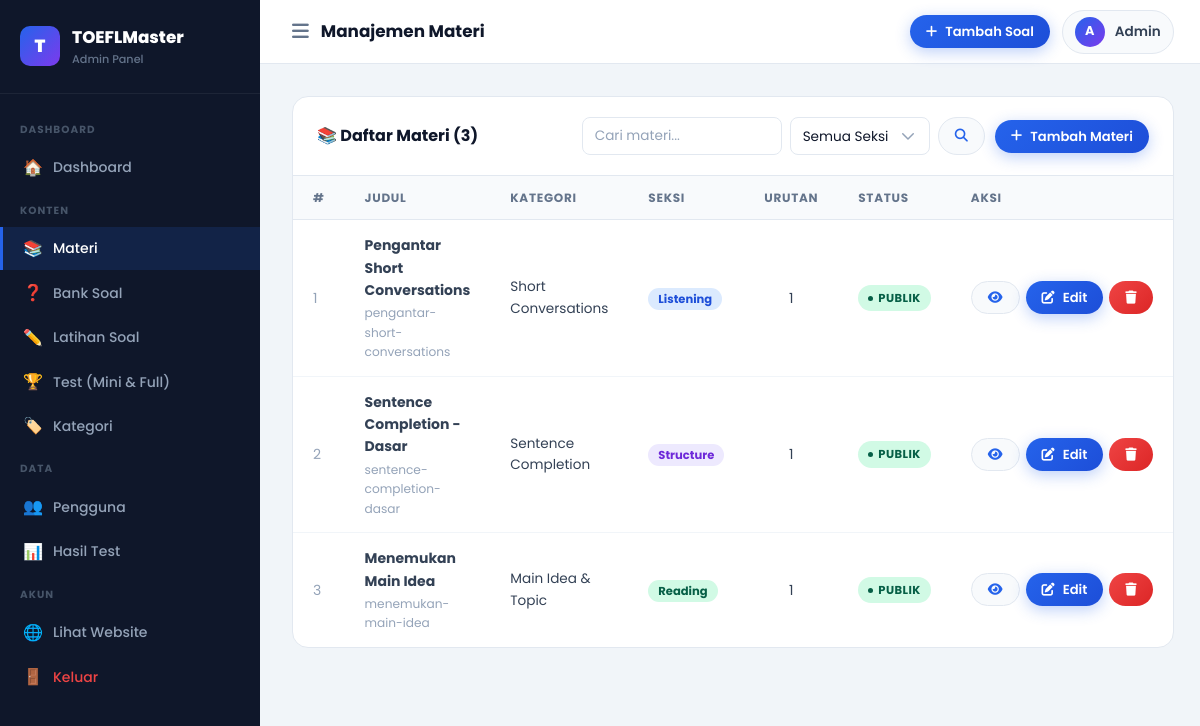
Page /admin/pages/materials.php (signed in) on the committed database.
### tables this page shows
CREATE TABLE `materials` (
  `id` int(11) NOT NULL,
  `category_id` int(11) NOT NULL,
  `title` varchar(255) NOT NULL,
  `slug` varchar(255) NOT NULL,
  `content` longtext NOT NULL,
  `summary` text DEFAULT NULL,
  `audio_file` varchar(255) DEFAULT NULL,
  `thumbnail` varchar(255) DEFAULT NULL,
  `sort_order` int(11) DEFAULT 0,
  `is_published` tinyint(1) DEFAULT 1,
  `created_at` timestamp NOT NULL DEFAULT current_timestamp(),
  `updated_at` timestamp NOT NULL DEFAULT current_timestamp() ON UPDATE current_timestamp()
);

CREATE TABLE `categories` (
  `id` int(11) NOT NULL,
  `name` varchar(100) NOT NULL,
  `slug` varchar(100) NOT NULL,
  `section` enum('listening','structure','reading') NOT NULL,
  `icon` varchar(50) DEFAULT NULL,
  `description` text DEFAULT NULL,
  `sort_order` int(11) DEFAULT 0
);

### includes/config.php (called while the page is built, shortened)
<?php
function sanitize($input) {
    return htmlspecialchars(trim($input), ENT_QUOTES, 'UTF-8');
}
?>

### admin/pages/materials.php (the view, shortened to what this page needs)
<?php
require_once '../../includes/config.php';
$db = getDB();
$action = $_GET['action'] ?? 'list';
$id     = isset($_GET['id']) ? (int)$_GET['id'] : 0;
if ($action==='add') {
    $material = ['id'=>0,'title'=>'','category_id'=>0,'content'=>'','summary'=>'','sort_order'=>0,'is_published'=>1];
    $pageTitle = 'Tambah Materi';
} elseif ($action==='edit' && $id) {
    $stmt = $db->prepare("SELECT * FROM materials WHERE id=?");
    $stmt->execute([$id]);
    $material = $stmt->fetch();
    if (!$material) { flashMessage('danger','Materi tidak ditemukan.'); redirect(SITE_URL.'/admin/pages/materials.php'); }
    $pageTitle = 'Edit Materi';
} else {
    $search = trim($_GET['q'] ?? '');
    $where  = []; $params = [];
    $whereSQL = $where ? 'WHERE '.implode(' AND ',$where) : '';
    $stmt = $db->prepare("SELECT m.*,c.name as cat_name,c.section FROM materials m JOIN categories c ON m.category_id=c.id $whereSQL ORDER BY c.sort_order,m.sort_order");
    $stmt->execute($params);
    $materials = $stmt->fetchAll();
}
include '../includes/header.php';
?>
<?php if ($action==='list'): ?>
<div class="admin-table-card">
  <div class="admin-table-header">
    <div class="admin-table-title">📚 Daftar Materi (<?= count($materials) ?>)</div>
    <div style="display:flex;gap:10px;align-items:center;">
      <form method="GET" style="display:flex;gap:8px;">
        <input type="text" name="q" class="form-control" placeholder="Cari materi..." value="<?= sanitize($search) ?>" style="width:200px;padding:8px 12px;font-size:0.85rem;">
        <select name="section" class="admin-select" style="width:140px;padding:8px 12px;font-size:0.85rem;">
          <option value="">Semua Seksi</option>
        </select>
        <button type="submit" class="btn btn-secondary btn-sm"><i class="fas fa-search"></i></button>
      </form>
      <a href="?action=add" class="btn btn-primary btn-sm"><i class="fas fa-plus"></i> Tambah Materi</a>
    </div>
  </div>
  <table class="admin-table">
    <thead><tr>
      <th>#</th><th>Judul</th><th>Kategori</th><th>Seksi</th><th>Urutan</th><th>Status</th><th>Aksi</th>
    </tr></thead>
    <tbody>
    <?php if (empty($materials)): ?>
      <tr><td colspan="7" style="text-align:center;padding:40px;color:#94A3B8;">Belum ada materi. <a href="?action=add" style="color:#2563EB;">Tambah sekarang</a></td></tr>
    <?php else: foreach($materials as $i=>$m): ?>
    <tr>
      <td style="color:#94A3B8;"><?= $i+1 ?></td>
      <td>
        <strong><?= sanitize($m['title']) ?></strong>
        <div style="font-size:0.76rem;color:#94A3B8;margin-top:2px;"><?= sanitize($m['slug']) ?></div>
      </td>
      <td style="font-size:0.85rem;"><?= sanitize($m['cat_name']) ?></td>
      <td><span class="sec-badge sec-<?= $m['section'] ?>"><?= ucfirst($m['section']) ?></span></td>
      <td style="text-align:center;"><?= $m['sort_order'] ?></td>
      <td><span class="status-badge <?= $m['is_published']?'status-published':'status-draft' ?>"><?= $m['is_published']?'Publik':'Draft' ?></span></td>
      <td>
        <div style="display:flex;gap:6px;">
          <a href="<?= SITE_URL ?>/pages/material.php?slug=<?= urlencode($m['slug']) ?>" target="_blank" class="btn btn-secondary btn-sm" title="Preview"><i class="fas fa-eye"></i></a>
          <a href="?action=edit&id=<?= $m['id'] ?>" class="btn btn-primary btn-sm"><i class="fas fa-edit"></i> Edit</a>
          <a href="?action=delete&id=<?= $m['id'] ?>" class="btn btn-danger btn-sm" onclick="return confirm('Yakin hapus materi ini?')"><i class="fas fa-trash"></i></a>
        </div>
      </td>
    </tr>
    <?php endforeach; endif; ?>
    </tbody>
  </table>
</div>
<?php endif; ?>
<?php include '../includes/footer.php'; ?>

### assets/css/style.css (style rules this page uses)
:root { --primary: #2563EB; --primary-dark: #1D4ED8; --primary-light: #DBEAFE; --secondary: #7C3AED; --accent: #F59E0B; --accent-light: #FEF3C7; --success: #10B981; --success-light: #D1FAE5; --danger: #EF4444; --danger-light: #FEE2E2; --warning: #F59E0B; --dark: #0F172A; --dark-2: #1E293B; --dark-3: #334155; --gray: #64748B; --gray-light: #94A3B8; --border: #E2E8F0; --bg: #F8FAFC; --white: #FFFFFF; --listening: #3B82F6; --structure: #8B5CF6; --reading: #10B981; --shadow-sm: 0 1px 3px rgba(0,0,0,0.08); --shadow-md: 0 4px 20px rgba(0,0,0,0.08); --shadow-lg: 0 8px 40px rgba(0,0,0,0.12); --shadow-xl: 0 20px 60px rgba(0,0,0,0.15); --radius-sm: 8px; --radius-md: 12px; --radius-lg: 20px; --radius-xl: 28px; --radius-full: 9999px; --transition: all 0.25s cubic-bezier(0.4, 0, 0.2, 1); }
*, *::before, *::after { box-sizing: border-box; margin: 0; padding: 0; }
html { scroll-behavior: smooth; }
body { font-family: 'Poppins', sans-serif; background: var(--bg); color: var(--dark); line-height: 1.6; font-size: 15px; -webkit-font-smoothing: antialiased; }
a { text-decoration: none; color: inherit; transition: var(--transition); }
.btn { display: inline-flex; align-items: center; justify-content: center; gap: 8px; padding: 10px 24px; border-radius: var(--radius-full); font-family: 'Poppins', sans-serif; font-weight: 600; font-size: 0.9rem; border: none; cursor: pointer; transition: var(--transition); white-space: nowrap; }
.btn-primary { background: linear-gradient(135deg, var(--primary), var(--primary-dark)); color: white; box-shadow: 0 4px 15px rgba(37,99,235,0.3); }
.btn-secondary { background: var(--bg); color: var(--primary); border: 1.5px solid var(--border); }
.btn-danger { background: linear-gradient(135deg, var(--danger), #DC2626); color: white; }
.btn-sm { padding: 6px 16px; font-size: 0.82rem; }
.form-control { width: 100%; padding: 11px 16px; border: 1.5px solid var(--border); border-radius: var(--radius-sm); font-family: 'Poppins', sans-serif; font-size: 0.9rem; color: var(--dark); background: var(--white); transition: var(--transition); outline: none; }
.form-control::placeholder { color: var(--gray-light); }

### assets/css/admin.css (style rules this page uses)
:root { --admin-sidebar-w: 260px; }
.admin-table-card { background: white; border-radius: 16px; border: 1px solid #E2E8F0; overflow: hidden; }
.admin-table-header { padding: 20px 24px; border-bottom: 1px solid #E2E8F0; display: flex; align-items: center; justify-content: space-between; }
.admin-table-title { font-size: 1rem; font-weight: 700; color: #0F172A; }
.admin-table { width: 100%; border-collapse: collapse; }
.admin-table thead tr { background: #F8FAFC; }
.admin-table th { padding: 12px 20px; text-align: left; font-size: 0.75rem; font-weight: 700; color: #64748B; text-transform: uppercase; letter-spacing: 0.06em; border-bottom: 1px solid #E2E8F0; }
.admin-table td { padding: 14px 20px; font-size: 0.875rem; color: #334155; border-bottom: 1px solid #F1F5F9; vertical-align: middle; }
.admin-table tr:last-child td { border-bottom: none; }
.admin-select { width: 100%; padding: 11px 16px; border: 1.5px solid #E2E8F0; border-radius: 8px; font-family: 'Poppins', sans-serif; font-size: 0.9rem; color: #0F172A; background: white; appearance: none; background-repeat: no-repeat; background-position: right 12px center; background-size: 18px; cursor: pointer; transition: all 0.2s; }
.status-badge { display: inline-flex; align-items: center; gap: 5px; padding: 4px 10px; border-radius: 100px; font-size: 0.72rem; font-weight: 700; text-transform: uppercase; letter-spacing: 0.04em; }
.status-published { background: #D1FAE5; color: #065F46; }
.status-badge::before { content: ''; width: 5px; height: 5px; border-radius: 50%; background: currentColor; }
.sec-badge { padding: 3px 10px; border-radius: 100px; font-size: 0.72rem; font-weight: 700; }
.sec-listening { background: #DBEAFE; color: #1D4ED8; }
.sec-structure { background: #EDE9FE; color: #6D28D9; }
.sec-reading { background: #D1FAE5; color: #065F46; }

### rows in the picture
materials: title "Pengantar Short Conversations", slug "pengantar-short-conversations", category.name "Short Conversations", category.section "Listening", sort_order "1", is_published "PUBLIK"
materials: title "Sentence Completion - Dasar", slug "sentence-completion-dasar", category.name "Sentence Completion", category.section "Structure", sort_order "1", is_published "PUBLIK"
materials: title "Menemukan Main Idea", slug "menemukan-main-idea", category.name "Main Idea & Topic", category.section "Reading", sort_order "1", is_published "PUBLIK"

### other values in the picture
$pageTitle "Manajemen Materi"
substr($admin['username'] ?? 'A', 0, 1) "A"
$admin['full_name'] "Admin"
count($materials) "3"
